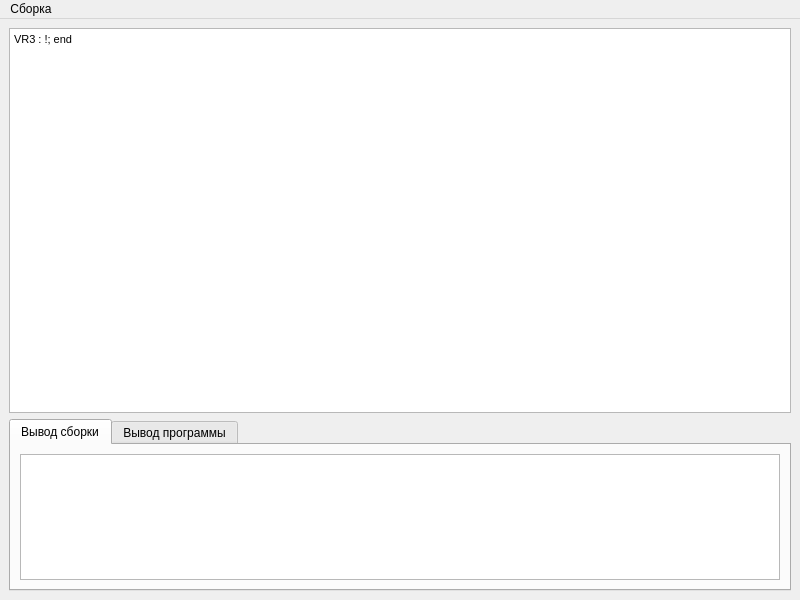
<?xml version="1.0" encoding="UTF-8"?>
<ui version="4.0">
 <class>MainWindow</class>
 <widget class="QMainWindow" name="MainWindow">
  <property name="geometry">
   <rect>
    <x>0</x>
    <y>0</y>
    <width>800</width>
    <height>600</height>
   </rect>
  </property>
  <property name="windowTitle">
   <string>MainWindow</string>
  </property>
  <widget class="QWidget" name="centralwidget">
   <layout class="QGridLayout" name="gridLayout">
    <item row="1" column="0">
     <widget class="QTabWidget" name="tabWidget">
      <property name="maximumSize">
       <size>
        <width>16777215</width>
        <height>300</height>
       </size>
      </property>
      <property name="sizeIncrement">
       <size>
        <width>0</width>
        <height>0</height>
       </size>
      </property>
      <property name="currentIndex">
       <number>0</number>
      </property>
      <widget class="QWidget" name="tab_buildOutput">
       <attribute name="title">
        <string>Вывод сборки</string>
       </attribute>
       <layout class="QGridLayout" name="gridLayout_2">
        <item row="0" column="0">
         <widget class="QTextEdit" name="textEdit_buildOutput"/>
        </item>
       </layout>
      </widget>
      <widget class="QWidget" name="tab_programOutput">
       <attribute name="title">
        <string>Вывод программы</string>
       </attribute>
       <layout class="QGridLayout" name="gridLayout_3">
        <item row="0" column="0">
         <widget class="QTextEdit" name="textEdit_programOutput"/>
        </item>
       </layout>
      </widget>
     </widget>
    </item>
    <item row="0" column="0">
     <widget class="QTextEdit" name="codeEdit">
      <property name="minimumSize">
       <size>
        <width>0</width>
        <height>385</height>
       </size>
      </property>
      <property name="html">
       <string>&lt;!DOCTYPE HTML PUBLIC &quot;-//W3C//DTD HTML 4.0//EN&quot; &quot;http://www.w3.org/TR/REC-html40/strict.dtd&quot;&gt;
&lt;html&gt;&lt;head&gt;&lt;meta name=&quot;qrichtext&quot; content=&quot;1&quot; /&gt;&lt;style type=&quot;text/css&quot;&gt;
p, li { white-space: pre-wrap; }
&lt;/style&gt;&lt;/head&gt;&lt;body style=&quot; font-family:'MS Shell Dlg 2'; font-size:8.25pt; font-weight:400; font-style:normal;&quot;&gt;
&lt;p style=&quot; margin-top:0px; margin-bottom:0px; margin-left:0px; margin-right:0px; -qt-block-indent:0; text-indent:0px;&quot;&gt;&lt;span style=&quot; font-size:8pt;&quot;&gt;VR3 : !; end&lt;/span&gt;&lt;/p&gt;&lt;/body&gt;&lt;/html&gt;</string>
      </property>
     </widget>
    </item>
   </layout>
  </widget>
  <widget class="QMenuBar" name="menubar">
   <property name="enabled">
    <bool>true</bool>
   </property>
   <property name="geometry">
    <rect>
     <x>0</x>
     <y>0</y>
     <width>800</width>
     <height>20</height>
    </rect>
   </property>
   <widget class="QMenu" name="menu">
    <property name="title">
     <string>Сборка</string>
    </property>
    <addaction name="action"/>
    <addaction name="action_2"/>
    <addaction name="action_3"/>
   </widget>
   <addaction name="menu"/>
  </widget>
  <action name="action">
   <property name="text">
    <string>Лексическй анализ</string>
   </property>
  </action>
  <action name="action_2">
   <property name="text">
    <string>Синтаксический анализ</string>
   </property>
  </action>
  <action name="action_3">
   <property name="text">
    <string>Запустить</string>
   </property>
  </action>
 </widget>
 <resources/>
 <connections/>
</ui>
